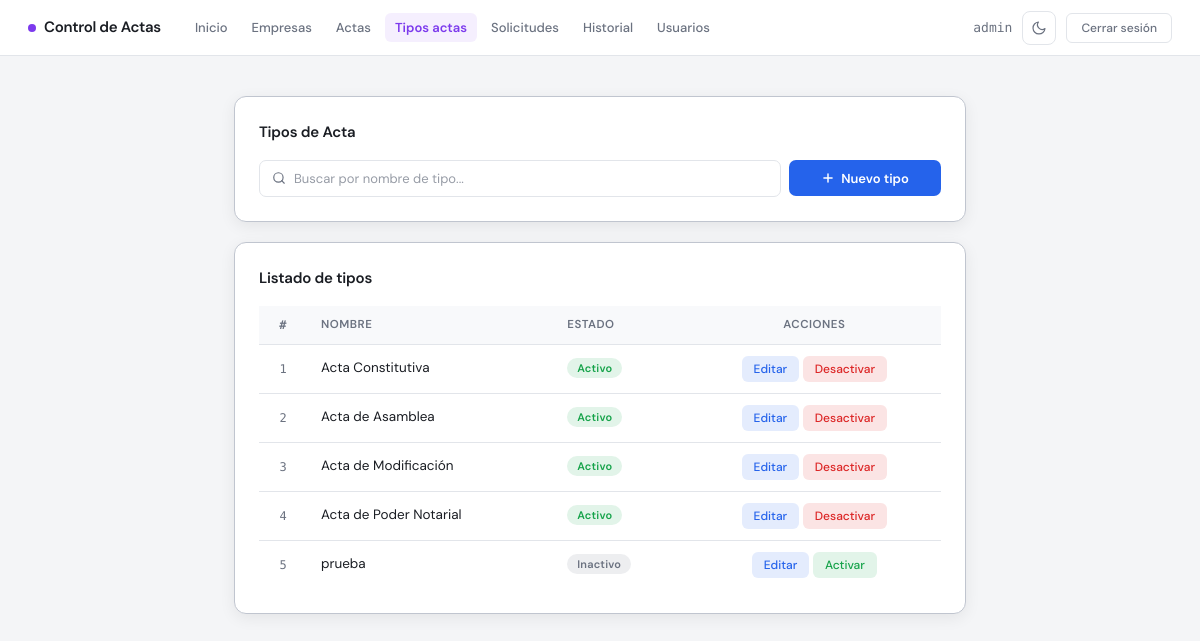
/admin/tipos_acta.php (signed in), run on the app's committed database.
### tables this page shows
CREATE TABLE `tipos_acta` (
  `id_tipo` int(11) NOT NULL,
  `nombre_tipo` varchar(100) NOT NULL,
  `activo` tinyint(1) DEFAULT 1
);

### admin/tipos_acta.php (the view, shortened to what this page needs)
<?php
require_once "../config/db.php";
$buscar = isset($_GET['buscar']) ? trim($_GET['buscar']) : '';
$por_pagina  = 10;
$pagina      = isset($_GET['p']) ? max(1, (int)$_GET['p']) : 1;
$offset      = ($pagina - 1) * $por_pagina;
$where = "WHERE 1=1";
$num_inicio  = $offset + 1;
$tipos = mysqli_query($conn,"
    SELECT * FROM tipos_acta
    $where
    ORDER BY activo DESC, nombre_tipo ASC
    LIMIT $por_pagina OFFSET $offset
");
?>
<!DOCTYPE html>
<html lang="es" data-theme="light">
<head>
    <link href="https://cdn.jsdelivr.net/npm/bootstrap@5.3.2/dist/css/bootstrap.min.css" rel="stylesheet">
</head>
<body>
<nav>
    <div class="nav-left">
        <a href="dashboard.php" class="nav-brand">Control de Actas</a>
        <div class="nav-links">
            <a href="dashboard.php"  class="nav-link-item">Inicio</a>
            <a href="empresas.php"   class="nav-link-item">Empresas</a>
            <a href="actas.php"      class="nav-link-item">Actas</a>
            <a href="tipos_acta.php" class="nav-link-item active">Tipos actas</a>
            <a href="solicitudes.php"class="nav-link-item">Solicitudes</a>
            <a href="historial.php"  class="nav-link-item">Historial</a>
            <a href="usuarios.php"   class="nav-link-item">Usuarios</a>
        </div>
    </div>
    <div class="nav-right">
        <span class="nav-user"><?php echo $_SESSION['usuario']; ?></span>
        <button class="btn-theme" id="themeToggle" title="Cambiar tema">
            <svg class="icon-moon" viewBox="0 0 24 24"><path d="M21 12.79A9 9 0 1 1 11.21 3 7 7 0 0 0 21 12.79z"/></svg>
        </button>
        <a href="../auth/logout.php" class="btn-logout">Cerrar sesión</a>
    </div>
</nav>
<div class="main">
    <div class="card">
        <div class="card-title">Tipos de Acta</div>
        <form method="GET" action="tipos_acta.php">
            <div class="search-row">
                <div class="search-wrap">
                    <svg viewBox="0 0 24 24"><circle cx="11" cy="11" r="8"/><line x1="21" y1="21" x2="16.65" y2="16.65"/></svg>
                    <input type="text" name="buscar"
                           placeholder="Buscar por nombre de tipo..."
                           value="<?= htmlspecialchars($buscar) ?>">
                </div>
                <button type="button" class="btn-nuevo" onclick="abrirNuevo()">
                    <svg viewBox="0 0 24 24"><line x1="12" y1="5" x2="12" y2="19"/><line x1="5" y1="12" x2="19" y2="12"/></svg>
                    Nuevo tipo
                </button>
            </div>
        </form>
    </div>
    <div class="card">
        <div class="card-title">Listado de tipos</div>
        <div class="table-wrap">
            <table>
                <thead>
                    <tr>
                        <th class="col-num center">#</th>
                        <th>Nombre</th>
                        <th>Estado</th>
                        <th class="center">Acciones</th>
                    </tr>
                </thead>
                <tbody>
                <?php $num = $num_inicio; while($t = mysqli_fetch_assoc($tipos)){ ?>
                    <tr>
                        <td class="col-num center"><?= $num++ ?></td>
                        <td><?= $t['nombre_tipo'] ?></td>
                        <td>
                            <?php if($t['activo']){ ?>
                                <span class="badge-activo">Activo</span>
                            <?php } else { ?>
                                <span class="badge-inactivo">Inactivo</span>
                            <?php } ?>
                        </td>
                        <td class="center">
                            <button class="btn-edit" onclick="abrirEditar(<?= $t['id_tipo'] ?>,'<?= htmlspecialchars($t['nombre_tipo'], ENT_QUOTES) ?>')">Editar</button>
                            <?php if($t['activo']){ ?>
                                <button class="btn-deactivate" onclick="cambiarEstado(<?= $t['id_tipo'] ?>, 0)">Desactivar</button>
                            <?php } else { ?>
                                <button class="btn-activate" onclick="cambiarEstado(<?= $t['id_tipo'] ?>, 1)">Activar</button>
                            <?php } ?>
                        </td>
                    </tr>
                <?php } ?>
                </tbody>
            </table>
        </div>
    </div>
</div>
</body>
</html>

### data on the page
tipos_acta: nombre_tipo "Acta Constitutiva", activo "Activo"
tipos_acta: nombre_tipo "Acta de Asamblea", activo "Activo"
tipos_acta: nombre_tipo "Acta de Modificación", activo "Activo"
tipos_acta: nombre_tipo "Acta de Poder Notarial", activo "Activo"
tipos_acta: nombre_tipo "prueba", activo "Inactivo"

### other printed values
$_SESSION['usuario'] "admin"
